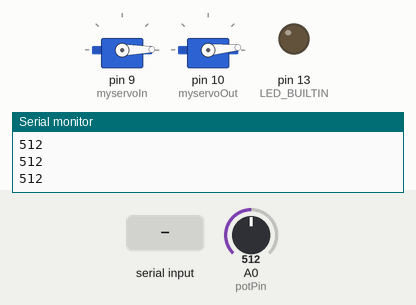
Recording of a sketch running on a simulated Arduino Uno, built with avr-gcc and run on an emulated ATmega328P. Shown: 2 × servo, output pins drawn as LEDs (lit = HIGH), the last lines printed to the serial monitor. Inputs (shaded band) come from the test bench; at power-on: A0 (potPin) = 512.

Above: at 1.2 s.
1.3 s: A0 (potPin) set to 716
At 1.6 s:
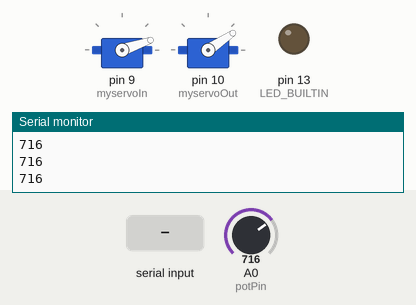
2.8 s: A0 (potPin) set to 900
At 3.7 s:
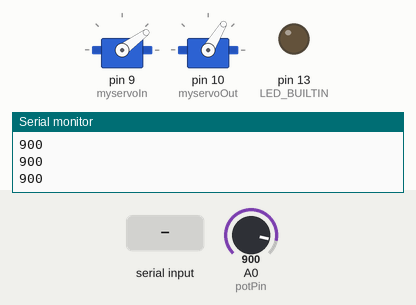
4.3 s: A0 (potPin) set to 1010
At 5.3 s:
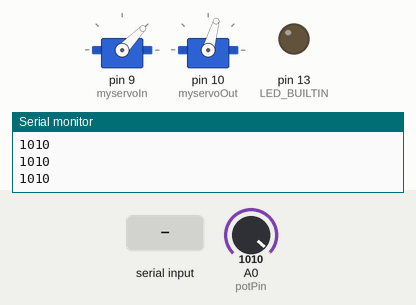
5.8 s: A0 (potPin) set to 290
At 6.5 s:
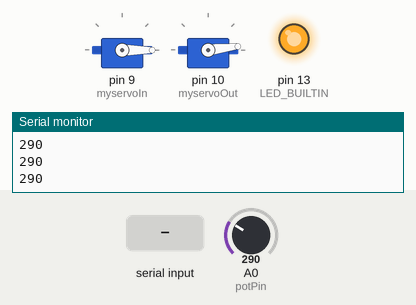
7.3 s: "30,150\n" received over Serial
At 9.1 s:
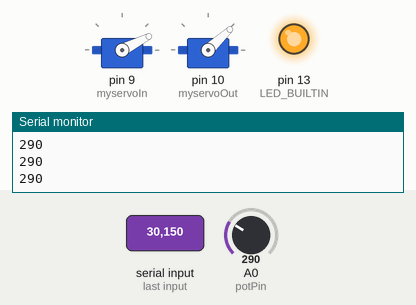
9.8 s: "10\n" received over Serial
At 12.2 s:
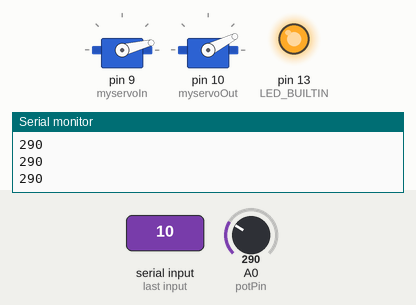
Timing chart, 0 to 13.3 s (numbered marks = the images above; inputs shaded):
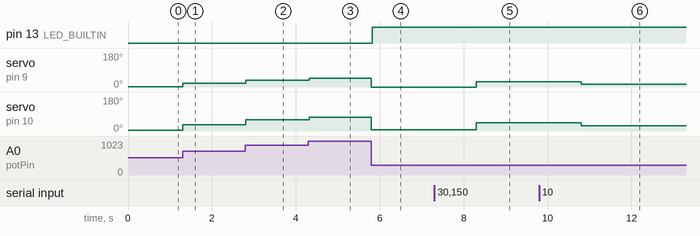

Measured:
- after the input at 1.3 s, servo on pin 9 (myservoIn): 1° → 19° at once; servo on pin 10 (myservoOut): 5° → 34° at once
- after the input at 2.8 s, servo on pin 9 (myservoIn): 19° → 36° at once; servo on pin 10 (myservoOut): 34° → 59° at once
- after the input at 4.3 s, servo on pin 9 (myservoIn): 36° → 46° at once; servo on pin 10 (myservoOut): 59° → 74° at once
- after the input at 5.8 s, pin 13 (LED_BUILTIN): LOW → HIGH at once; servo on pin 9 (myservoIn): 46° → 0° at once; servo on pin 10 (myservoOut): 74° → 7° at once
- after the input at 7.3 s, servo on pin 9 (myservoIn): 0° → 27° after 1.0 s; servo on pin 10 (myservoOut): 7° → 43° after 1.0 s
- after the input at 9.8 s, servo on pin 9 (myservoIn): 27° → 14° after 1.0 s; servo on pin 10 (myservoOut): 43° → 27° after 1.0 s

The sketch:

DHT11_Servo_Read.ino
```cpp
/*
  Controlling a servo position using a potentiometer (variable resistor)
  by Michal Rinott <http://people.interaction-ivrea.it/m.rinott>

  modified on 8 Nov 2013
  by Scott Fitzgerald
  http://www.arduino.cc/en/Tutorial/Knob
*/

#include <Servo.h>

Servo myservoIn;  // create servo object to control a servo
Servo myservoOut;  // create servo object to control a servo

String in;
int val = 0;
int count;
int potPin = 0;  // analog pin used to connect the potentiometer
int pot;

bool kondisi = false;

void setup() {
  myservoIn.attach(9);  // attaches the servo on pin 9 to the servo object
  myservoOut.attach(10);  // attaches the servo on pin 9 to the servo object
  Serial.begin(115200);
  pinMode(LED_BUILTIN, OUTPUT);
  myservoIn.write(0);
  myservoOut.write(7);
}

void loop() {
  if (Serial.available()) {
    in = Serial.readString();
    val = in.substring(0, in.indexOf('*')).toInt();
  }

  pot = analogRead(potPin);

  digitalWrite(LED_BUILTIN, kondisi);

  Serial.println(pot);

  int In, Out;

  if (pot > 1000) {
    In = 46;      Out = 74;
    kondisi = false;
  } else if (pot > 500) {
    In = map(pot,501,1000,0,46);   Out = map(pot,501,1000,4,74);
    kondisi = false;
  } else if (pot > 300) {
    In = 0;   Out = 7;
    kondisi = false;
  }else{
    kondisi = true;
  }

  if (kondisi) {
    if (val == 10) {
      In = 14;        Out = 27;
    } else if (val == 20) {
      In = 21;        Out = 36;
    } else if (val == 30) {
      In = 27;        Out = 43;
    } else if (val == 40) {
      In = 32;        Out = 49;
    } else if (val == 50) {
      In = 35;        Out = 57;
    } else if (val == 60) {
      In = 39;        Out = 64;
    } else if (val == 0) {
      In = 0;         Out = 7;
    }
  }

  myservoIn.write(In);
  myservoOut.write(Out);

  delay(15);
}
```
